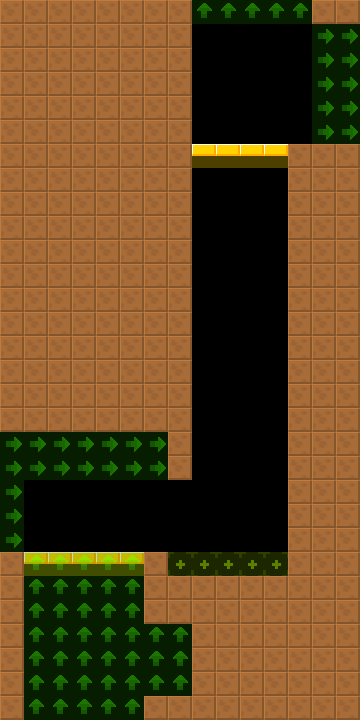

Tiled map render using the project's own tile images. Description and the map definition, with tile-layer contents summarised, below:
An orthogonal 15x30 tile map with 24x24 px tiles, 2 tile layers (col, lnk), 2 tilesets and 1 object (Water).

<map version="1.4" tiledversion="1.4.2" orientation="orthogonal" renderorder="right-down" width="15" height="30" tilewidth="24" tileheight="24" infinite="0" nextlayerid="4" nextobjectid="8">
 <tileset firstgid="6" source="../../lnk.tsx" />
 <tileset firstgid="1" source="../../col.tsx" />
 <layer id="1" name="col" width="15" height="30">
  <data>[450 cells, 267 non-empty, 2 distinct tile ids]</data>
 </layer>
 <layer id="2" name="lnk" width="15" height="30" opacity="0.5">
  <data>[450 cells, 78 non-empty, 3 distinct tile ids]</data>
 </layer>
 <objectgroup id="3" name="markers" opacity="0.5">
  <object id="1" name="Water" type="Water" x="168" y="552" width="120" height="24">
   <properties>
    <property name="yr" value="0" />
    <property name="xr" value="0" />
   </properties>
  </object>
 </objectgroup>
</map>
